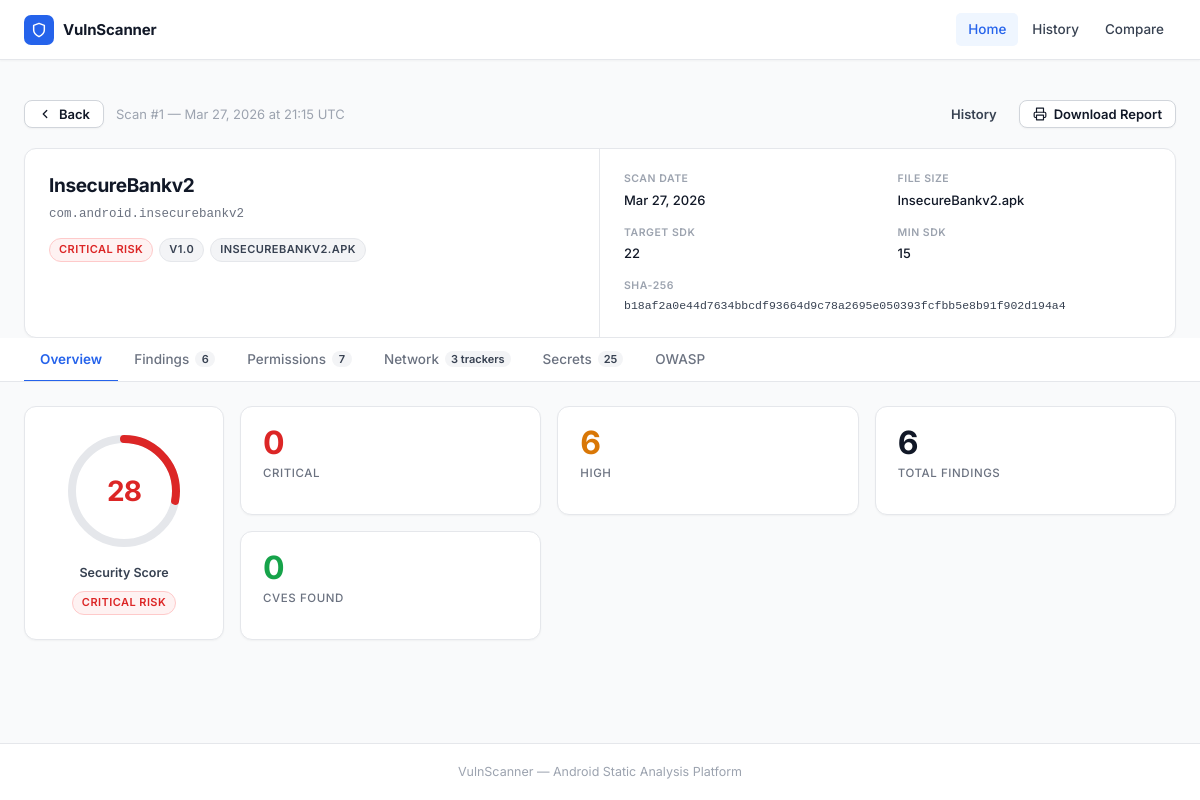
Before: /report/1 with the older database file.
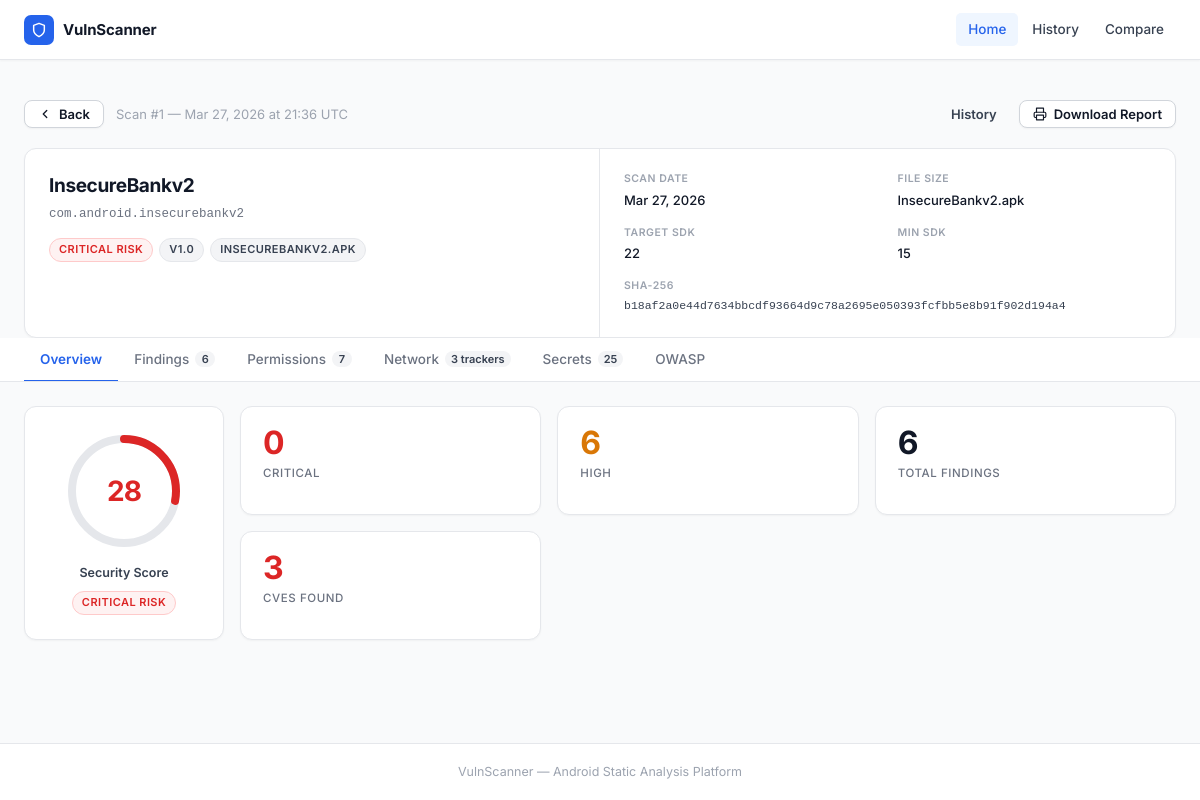
After: the same page with the newer database file.
### app/models.py (models this page shows, shortened)
class ScanResult(db.Model):
    __tablename__ = "scan_results"
    id = db.Column(db.Integer, primary_key=True)
    scan_hash = db.Column(db.String(64), unique=True, nullable=False, index=True)
    app_name = db.Column(db.String(255), nullable=False, default="Unknown")
    package_name = db.Column(db.String(255), nullable=False, default="Unknown")
    apk_filename = db.Column(db.String(255), nullable=False)
    security_score = db.Column(db.Integer, nullable=True)
    critical_count = db.Column(db.Integer, default=0)
    high_count = db.Column(db.Integer, default=0)
    total_findings = db.Column(db.Integer, default=0)
    findings_json = db.Column(db.Text, nullable=True)
    meta_json = db.Column(db.Text, nullable=True)
    created_at = db.Column(
        db.DateTime,
        default=lambda: datetime.now(timezone.utc),
        nullable=False,
    )
    @property
    def findings(self) -> list:
        if self.findings_json:
            return json.loads(self.findings_json)
        return []
    @property
    def meta(self) -> dict:
        defaults = {
            "file_size": "", "target_sdk": "", "min_sdk": "",
            "version_name": "", "sha256": "",
            "permissions_dangerous": [], "permissions_normal": [], "permissions_signature": [],
            "secrets": [], "firebase_urls": [], "hardcoded_urls": [],
            "domains": [], "certificate_analysis": [],
            "trackers_count": 0, "trackers_list": [],
        }
        if self.meta_json:
            stored = json.loads(self.meta_json)
            return {**defaults, **stored}
        return defaults

### app/routes.py (the view)
@main_bp.route("/report/<int:scan_id>", methods=["GET"])
def report(scan_id: int):
    scan = ScanResult.query.get_or_404(scan_id)
    return render_template("report.html", scan=scan)

### templates/report.html (shortened to what the changed rows need)
{% extends "base.html" %}
{% set active = "home" %}
{% set score = scan.security_score if scan.security_score is not none else 0 %}
{% if scan.security_score is none %}
  {% set score_color = '#9CA3AF' %}
  {% set score_badge = 'badge-neutral' %}
  {% set score_label = 'N/A' %}
{% elif score < 40 %}
  {% set score_color = '#DC2626' %}
  {% set score_badge = 'badge-critical' %}
  {% set score_label = 'Critical Risk' %}
{% elif score < 70 %}
  {% set score_color = '#D97706' %}
  {% set score_badge = 'badge-high' %}
  {% set score_label = 'Medium Risk' %}
{% else %}
  {% set score_color = '#16A34A' %}
  {% set score_badge = 'badge-green' %}
  {% set score_label = 'Low Risk' %}
{% endif %}
{% set circumference = 326.73 %}
{% set dash_offset   = circumference - (circumference * score / 100) %}
{% set meta = scan.meta %}
{% set perms_d    = meta.get('permissions_dangerous', []) %}
{% set perms_n    = meta.get('permissions_normal', []) %}
{% set perms_s    = meta.get('permissions_signature', []) %}
{% set secrets    = meta.get('secrets', []) %}
{% set fb_urls    = meta.get('firebase_urls', []) %}
{% set h_urls     = meta.get('hardcoded_urls', []) %}
{% set domains    = meta.get('domains', []) %}
{% set cert_issues = meta.get('certificate_analysis', []) %}
{% set t_count    = meta.get('trackers_count', 0) %}
{% set t_list     = meta.get('trackers_list', []) %}
{% set cve_total  = scan.findings | selectattr('cve_matches', 'defined') | map(attribute='cve_matches') | map('length') | sum %}
{% set ns = namespace(
    m1=false, m1_why='',
    m2=false, m2_why='',
    m4=false, m4_why='',
    m7=false, m7_why='',
    m8=false, m8_why='',
    m9=false, m9_why=''
) %}
{% if secrets or fb_urls %}
  {% set ns.m1 = true %}
  {% set ns.m1_why = (secrets|length)|string + ' hardcoded secret(s) detected' %}
{% endif %}
{% set code_count     = scan.findings | selectattr('category','equalto','Code Analysis')     | list | length %}
{% set manifest_count = scan.findings | selectattr('category','equalto','Manifest Analysis') | list | length %}
{% set binary_count   = scan.findings | selectattr('category','equalto','Binary Analysis')   | list | length %}
{% for f in scan.findings %}
  {% set t = f.title | lower %}
  {% if 'password' in t or 'credential' in t or 'secret' in t or 'hardcoded' in t %}
    {% set ns.m1 = true %}
    {% if not ns.m1_why %}{% set ns.m1_why = 'Credential-related code findings' %}{% endif %}
  {% endif %}
  {% if f.category == 'Binary Analysis' %}
    {% set ns.m2 = true %}
    {% set ns.m2_why = binary_count|string + ' binary analysis finding(s)' %}
  {% endif %}
  {% if f.category == 'Code Analysis' %}
    {% set ns.m4 = true %}
    {% set ns.m4_why = code_count|string + ' code analysis finding(s)' %}
  {% endif %}
  {% if 'debug' in t or 'obfuscat' in t %}
    {% set ns.m7 = true %}
    {% set ns.m7_why = 'Debuggable or obfuscation issue found' %}
  {% endif %}
  {% if f.category == 'Manifest Analysis' %}
    {% set ns.m8 = true %}
    {% set ns.m8_why = manifest_count|string + ' manifest misconfiguration(s)' %}
  {% endif %}
  {% if 'storage' in t or 'sqlite' in t or 'preference' in t or 'external storage' in t or 'sdcard' in t %}
    {% set ns.m9 = true %}
    {% set ns.m9_why = 'Insecure storage patterns detected' %}
  {% endif %}
{% endfor %}
{% block content %}
<div class="page">
  <div class="report-topbar">
    <div class="report-topbar-left">
      <a href="/" class="btn btn-secondary btn-sm">
        <svg width="14" height="14" viewBox="0 0 24 24" fill="none" stroke="currentColor" stroke-width="2.2" stroke-linecap="round" stroke-linejoin="round"><polyline points="15 18 9 12 15 6"/></svg>
        Back
      </a>
      <span style="font-size:13px;color:var(--text-4);">
        Scan #{{ scan.id }} &mdash; {{ scan.created_at.strftime('%b %d, %Y at %H:%M UTC') }}
      </span>
    </div>
  </div>
  <div class="card app-info-card" style="margin-bottom:0;">
    <div class="card-body">
      <div class="app-info-main">
        <div class="app-name">{{ scan.app_name }}</div>
        <div class="app-package">{{ scan.package_name }}</div>
        <div class="app-tags">
          <span class="badge {{ score_badge }}">{{ score_label }}</span>
          {% if meta.get('version_name') %}<span class="badge badge-neutral">v{{ meta.version_name }}</span>{% endif %}
          <span class="badge badge-neutral">{{ scan.apk_filename }}</span>
        </div>
      </div>
      <div class="app-info-meta">
        <div class="meta-grid">
          <div>
            <div class="meta-label">Scan Date</div>
            <div class="meta-value">{{ scan.created_at.strftime('%b %d, %Y') }}</div>
          </div>
          <div>
            <div class="meta-label">File Size</div>
            <div class="meta-value">{% if meta.get('file_size') %}{{ meta.file_size }}{% else %}—{% endif %}</div>
          </div>
        </div>
      </div>
    </div>
  </div>
  <div class="report-tabs-wrap">
    <div class="report-tabs">
      <button class="tab-btn" data-tab="findings">
        Findings
        <span class="tab-count">{{ scan.total_findings }}</span>
      </button>
    </div>
  </div>
  <div class="tab-panel active" id="tab-overview">
    <div class="score-stats-row">
      <div class="card score-card">
        <div class="card-body">
          <div class="gauge-wrap">
            <svg width="120" height="120" viewBox="0 0 120 120">
              <circle cx="60" cy="60" r="52" fill="none" stroke="#E5E7EB" stroke-width="8"/>
              <circle cx="60" cy="60" r="52" fill="none"
                      stroke="{{ score_color }}"
                      stroke-width="8"
                      stroke-linecap="round"
                      stroke-dasharray="{{ circumference }} {{ circumference }}"
                      stroke-dashoffset="{{ dash_offset | round(2) }}"/>
            </svg>
            <div class="gauge-value" style="color:{{ score_color }};">
              {% if scan.security_score is not none %}{{ scan.security_score }}{% else %}—{% endif %}
            </div>
          </div>
        </div>
      </div>
      <div class="stats-grid">
        <div class="card stat-card">
          <div class="card-body">
            <div class="stat-number critical">{{ scan.critical_count }}</div>
            <div class="stat-label">Critical</div>
          </div>
        </div>
        <div class="card stat-card">
          <div class="card-body">
            <div class="stat-number high">{{ scan.high_count }}</div>
            <div class="stat-label">High</div>
          </div>
        </div>
        <div class="card stat-card">
          <div class="card-body">
            <div class="stat-number neutral">{{ scan.total_findings }}</div>
            <div class="stat-label">Total Findings</div>
          </div>
        </div>
        <div class="card stat-card">
          <div class="card-body">
            <div class="stat-number {% if cve_total > 0 %}critical{% else %}success{% endif %}">{{ cve_total }}</div>
            <div class="stat-label">CVEs Found</div>
          </div>
        </div>
      </div>
    </div>
  </div>
    {% set total_perms = (perms_d | length) + (perms_n | length) + (perms_s | length) %}
</div>
{% endblock %}

Changed rows visible on the page:
changed ScanResult "InsecureBankv2": created_at "Mar 27, 2026 at 21:15 UTC" → "Mar 27, 2026 at 21:36 UTC"
Other visible differences:
{{ cve_total }}: "0" → "3"
